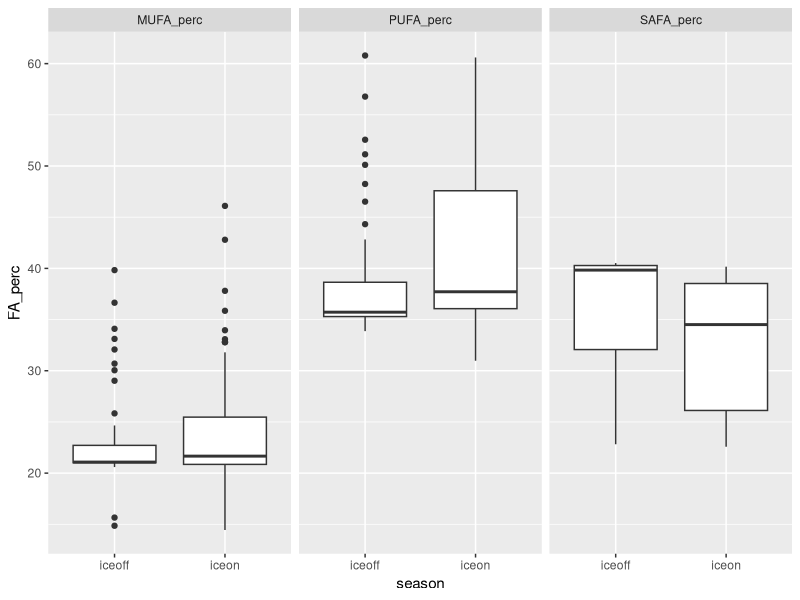
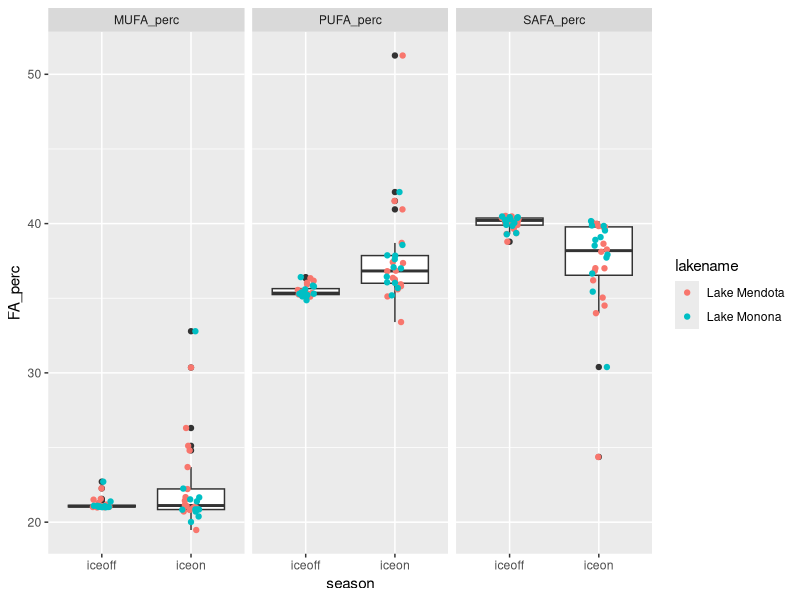
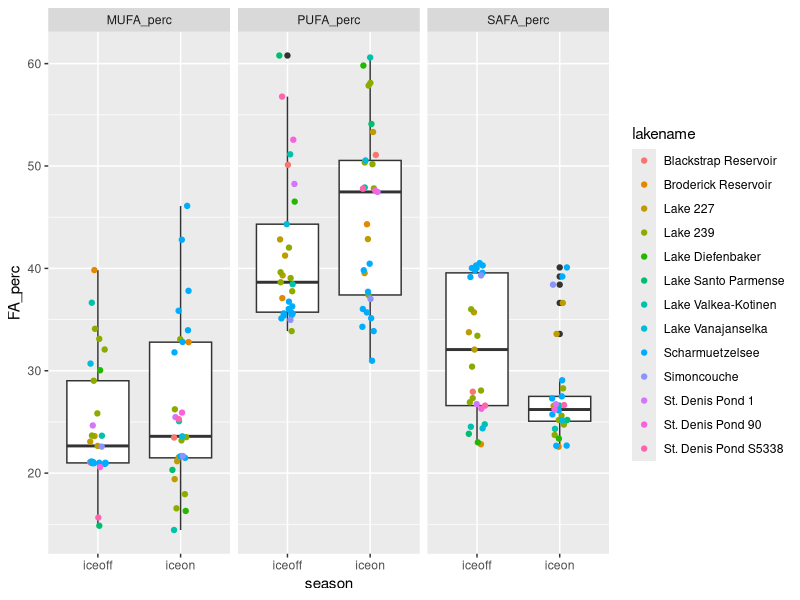
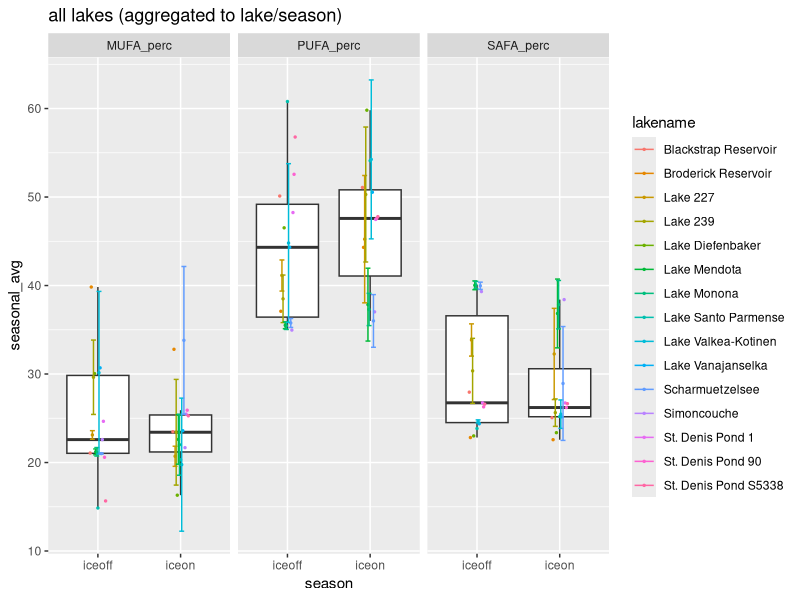
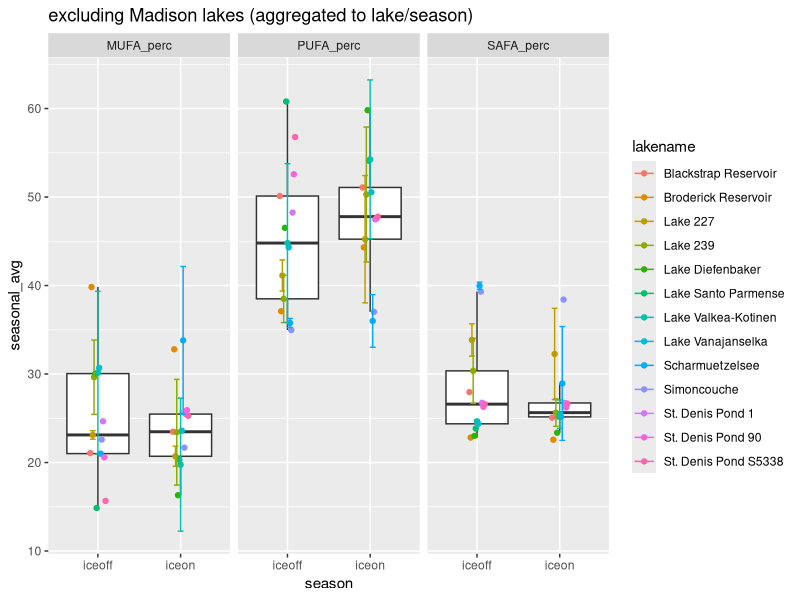
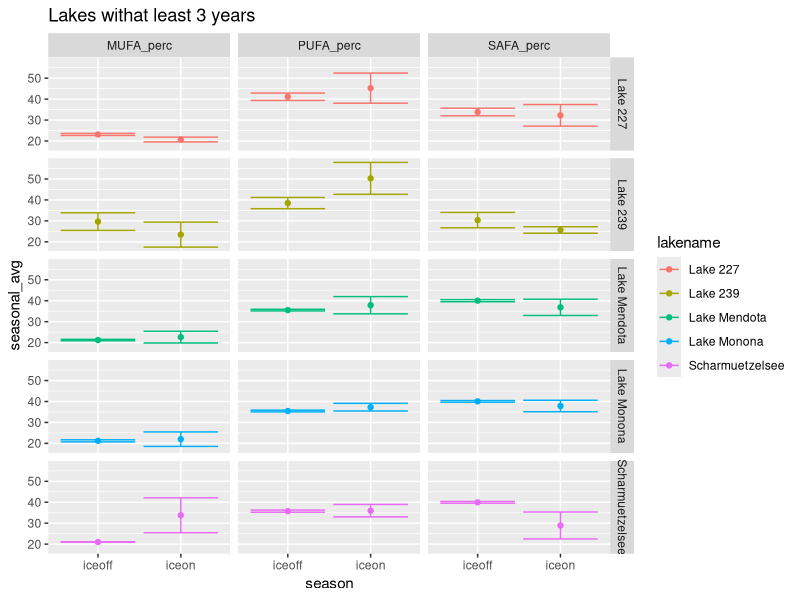
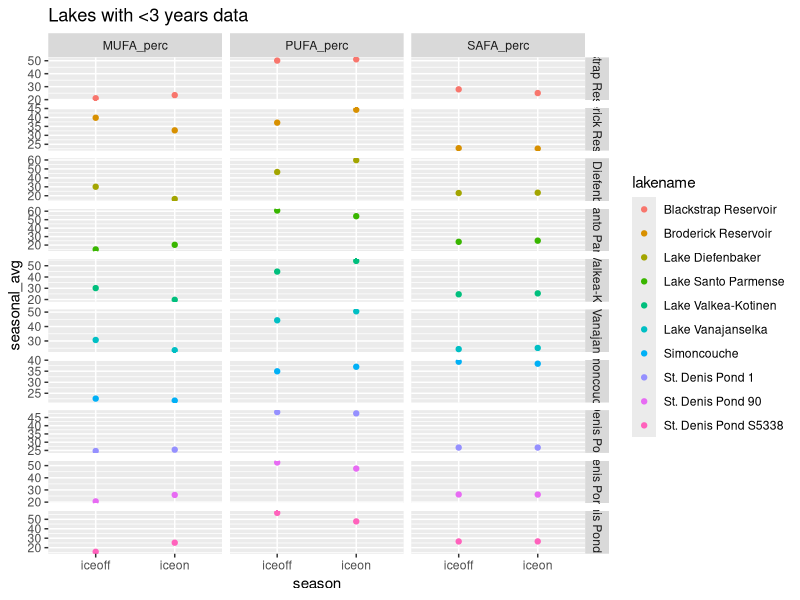
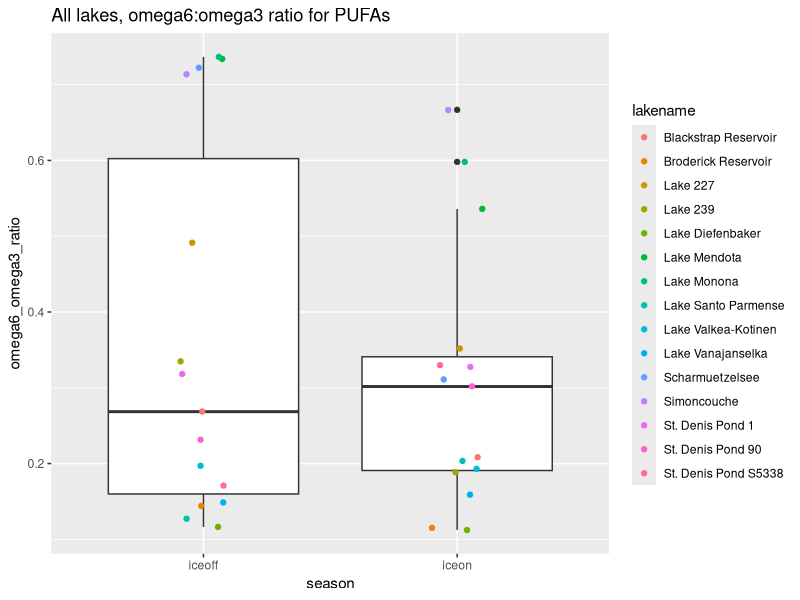

Write R code to recreate these figures, in order.
# Script to look at fatty acids profile under ice vs summer stratification
# uses Hampton et al. ecology under lake ice dataset (ecology letters)
# and Galloway et al PLoS one paper fatty acid dataset

#libraries
library(dplyr)
library(reshape2)
library(tidyr)
library(ggplot2)

#===========================================================================
# ----> read in ecology under lake ice dataset and FA dataset
#===========================================================================

euli_orig <- read.csv("../Data/under_ice_data.csv", stringsAsFactors = FALSE)

fa_orig <- read.csv("../Data/PLoS_supp/S1_Dataset.csv", stringsAsFactors = FALSE)

#===========================================================================
# ----> wrangle ice phyto data
#===========================================================================

euli <- euli_orig %>% 
  #keep only columns of potential interest
  select(year, season, researcher, lakename, stationname, poolstation, lakeregloc, lakecountry,
         startday, startmonth, startyear, endday, endmonth, endyear,
         iceduration, fadata, avesecchidepth, avechla, 
         phytomethod, avephytomass, avephytocount,
         propchloro, propcrypto, propcyano, propdiatom, propdiatom, propotherphyto) %>% 
  #only interested when *not* all NA for phyto props
  filter(!(is.na(propchloro) & is.na(propcrypto) & is.na(propcyano) & 
           is.na(propdiatom) & is.na(propdiatom) & is.na(propotherphyto)))

#some lakes have multiple stations within lake
euli %>% 
  group_by(lakename) %>% 
  summarize(n = n_distinct(stationname)) %>% 
  filter(n > 1) %>% 
  as.data.frame()
#               lakename n
# 1 Blackstrap Reservoir 2
# 2     Lake Diefenbaker 3

euli %>% 
  group_by(lakename) %>% 
  summarize(n = n_distinct(poolstation)) %>% 
  as.data.frame() %>% 
  filter(n > 1)

#1:1 match lakename:poolstation
# filter(euli, lakename %in% c("Blackstrap Reservoir", "Lake Diefenbaker")) %>% select(lakename, stationname, poolstation)

#aggregate to lake/poolstation
euli_lakes_phytos <- euli %>% 
  #start by looking just at pytos, can circle back to incorporate snow/ice/secchi etc.
  select(year, season, lakename, poolstation, 
         propchloro, propcrypto, propcyano, propdiatom, propotherphyto) %>% 
  #group and aggregate
  group_by(lakename, poolstation, year, season) %>% 
  summarize(prop_chloro = mean(propchloro, na.rm = TRUE),
            prop_crypto = mean(propcrypto, na.rm = TRUE),
            prop_cyano = mean(propcyano, na.rm = TRUE),
            prop_diatom = mean(propdiatom, na.rm = TRUE),
            prop_other = mean(propotherphyto, na.rm = TRUE)) %>% 
  ungroup() %>% 
  as.data.frame()
  
summary(euli_lakes_phytos) #40 NA in crypto
str(euli_lakes_phytos) #205

#going to start by using only lakes with *NO NAs* for phytos
euli_phytos_complete <- euli_lakes_phytos %>% 
  filter(!(is.na(prop_chloro) | is.na(prop_crypto) | is.na(prop_cyano) | 
             is.na(prop_diatom) | is.na(prop_other)))
#158 obvs - only "complete" phyto profiles

#24 lakes in total
unique(euli_phytos_complete$lakename) 

#what's the temporal coverage?
#only want ones with matching iceon/iceoff
euli_phytos_complete %>% 
  group_by(lakename) %>% 
  summarize(seasons = n_distinct(season)) %>% 
  as.data.frame() %>% 
  arrange(seasons)

#identity lakes with both seasons per year
multi_seasons <- euli_phytos_complete %>% 
  group_by(lakename, year) %>% 
  summarize(seasons = n_distinct(season)) %>% 
  as.data.frame() %>% 
  arrange(seasons) %>% 
  filter(seasons > 1) %>% 
  mutate(lakeyear = paste(lakename, year, sep = "_"))

#keep only those lake/year/seasons
euli_phytos_complete_matching <- euli_phytos_complete %>% 
  mutate(lakeyear = paste(lakename, year, sep = "_")) %>% 
  filter(lakeyear %in% multi_seasons$lakeyear)

#make sure 1:1 match (i.e., iceon/iceoff in single year for lake - no missing pairs singles)
# euli_phytos_complete_matching %>% 
#   group_by(lakename, year) %>% 
#   summarize(n = n_distinct(season)) %>% 
#   filter(n != 2)
#correct

# filter(euli_phytos_complete, lakename == "Saanajarvi")
# filter(euli, lakename == "Saanajarvi")
#yep...being true to the data, we ignore Saanajarvi
#I think it's actually a goof in the euli data, 
#but moving forward without it...

#check out remaining
str(euli_phytos_complete_matching)
str(unique(euli_phytos_complete_matching$lakename)) 
#15 lakes

#temporal coverage
lake_years <- euli_phytos_complete_matching %>% 
  group_by(lakename) %>% 
  summarize(yrs = n_distinct(year)) %>% 
  arrange(yrs) %>% 
  as.data.frame()
#                lakename yrs
# 1  Blackstrap Reservoir   1
# 2   Broderick Reservoir   1
# 3      Lake Diefenbaker   1
# 4   Lake Santo Parmense   1
# 5     Lake Vanajanselka   1
# 6           Simoncouche   1
# 7      St. Denis Pond 1   1
# 8     St. Denis Pond 90   1
# 9  St. Denis Pond S5338   1
# 10  Lake Valkea-Kotinen   2
# 11             Lake 227   3
# 12             Lake 239   6
# 13      Scharmuetzelsee   9
# 14          Lake Monona  12
# 15         Lake Mendota  16

#may be interested in lakes with >= 3 years down the road
lake_years_3more <- filter(lake_years, yrs >= 3)

#make long to be equivalent to FA data
phytos_long <- euli_phytos_complete_matching %>% 
  select(-poolstation, -lakeyear) %>% 
  melt(id.vars = c("lakename", "year", "season")) %>% 
  rename(phyto_group = variable, prop = value)

#remove prop from group name
phytos_long$phyto_group <- gsub("prop_", "", phytos_long$phyto_group)

unique(phytos_long$phyto_group)
# "chloro"     "crypto"     "cyano"      "diatom"     "other"

#remove "other" phyto and find new total, then recalculate proportions
phyto_long_no_other <- phytos_long %>% 
  #remove "other" phyto group
  filter(phyto_group != "other") %>% 
  #for each lake/year/season (i.e. time point)
  group_by(lakename, year, season) %>% 
  #find new total proportion
  mutate(new_total = sum(prop),
         #find new proportion for phyto groups
         new_prop = prop/new_total) %>% 
  as.data.frame()

# summary(phyto_long_no_other)
# filter(phyto_long_no_other, new_total < 0.1)
# filter(phytos_long, phyto_group == "other" & prop > 0.5) %>% arrange(prop)

phyto_long_no_other <- phyto_long_no_other %>% 
  select(-prop, -new_total) %>% 
  rename(prop = new_prop)

#===========================================================================
# ----> wrangle FA data
#===========================================================================

fa <- fa_orig %>% 
  #only fresh water
  filter(Salinity == 0) %>% 
  #only proportional data
  filter(Data == "prop") %>% 
  #for now, don't care about experimental info
  select(Group, Class, Order, Genus, species,
         sumSAFA, sumMUFA, sumPUFA,
         c18.2w6, c18.3w6, c18.3w3,
         c18.4w3, c18.5w3, 
         c20.4w6, c20.5w3, c22.6w3)

unique(fa$Group)
# "Cyanobacteria" "Chlorophyta"   "Ochrophyta"    "Cryptophyta"   "Dinophyta"     "Euglenozoa"    "Rhodophyta"  

#crosswalk to match euli to FA
fa_equiv <- fa %>% 
  #crypto, chloro, cyano are direct matches
  mutate(fa_group = ifelse(Group == "Cryptophyta", "crypto", NA),
         fa_group = ifelse(Group == "Chlorophyta", "chloro", fa_group),
         fa_group = ifelse(Group == "Cyanobacteria", "cyano", fa_group),
         #diatoms are everything in these 3 classes in FA data
         fa_group = ifelse(Class %in% c("Bacillariophyceae", "Fragilariophyceae", "Coscinodiscophyceae"),
                           "diatom", fa_group))

# fa_equiv %>% 
#   select(Group, fa_group) %>% 
#   unique()
# 
# fa_equiv %>% 
#   select(Group, Class, fa_group) %>% 
#   unique()
#
# fa_equiv %>% group_by(fa_group) %>% summarize(n = n_distinct(Genus)) %>% as.data.frame()
#   fa_group  n
# 1   chloro 13
# 2   crypto  2
# 3    cyano 22
# 4   diatom  8
# 5     <NA> 11


#===========================================================================
# ----> aggregate FA data
#===========================================================================

#aggregate to level of fa_group (average)

fa_group_avgs <- fa_equiv %>% 
  group_by(fa_group) %>% 
  summarize(grp_avg_sumSAFA = mean(sumSAFA, na.rm = TRUE),
            grp_avg_sumMUFA = mean(sumMUFA, na.rm = TRUE),
            grp_avg_sumPUFA = mean(sumPUFA, na.rm = TRUE),
            grp_avg_c18.2w6 = mean(c18.2w6, na.rm = TRUE),
            grp_avg_c18.3w6 = mean(c18.3w6, na.rm = TRUE),
            grp_avg_c18.3w3 = mean(c18.3w3, na.rm = TRUE),
            grp_avg_c18.4w3 = mean(c18.4w3, na.rm = TRUE),
            grp_avg_c18.5w3 = mean(c18.5w3, na.rm = TRUE),
            grp_avg_c20.4w6 = mean(c20.4w6, na.rm = TRUE),
            grp_avg_c20.5w3 = mean(c20.5w3, na.rm = TRUE),
            grp_avg_c22.6w3 = mean(c22.6w3, na.rm = TRUE)) %>% 
  as.data.frame()

# fa_group_avgs

#===========================================================================
# ----> combine EULI and FA datasets
#===========================================================================

head(phyto_long_no_other) #lake, year, season, group, prop
head(fa_group_avgs) #group, FAs

#combine euli and FA - have group, proportion, and FA data
full_dat <- merge(phyto_long_no_other, fa_group_avgs, 
                  by.x = "phyto_group", by.y = "fa_group", 
                  all.x = TRUE)

# From LTER FA script:
# What we want is "what are the average proportions of SAFA, MUFA, PUFA 
# present in the community, irrespective of total biomass?" 
# (i.e. we know there is higher biomass in summer - the Circus Circus buffet)
# SH: pretty sure that what we want then is:(biomass_dry_weight * sumSAFA)/total dry weight
# This is already a proportion (biomass/total) so can do prop * FA

#weight data accordingly
full_dat_weighted <- full_dat %>% 
  #prop phyto (already biomass/total biomass) * prop FA
  mutate(sumSAFA_prop = grp_avg_sumSAFA * prop,
         sumMUFA_prop = grp_avg_sumMUFA * prop, 
         sumPUFA_prop = grp_avg_sumPUFA * prop,
         prop_c18.2w6 = grp_avg_c18.2w6 * prop,
         prop_c18.3w6 = grp_avg_c18.3w6 * prop,
         prop_c18.3w3 = grp_avg_c18.3w3 * prop,
         prop_c18.4w3 = grp_avg_c18.4w3 * prop,
         prop_c18.5w3 = grp_avg_c18.5w3 * prop,
         prop_c20.4w6 = grp_avg_c20.4w6 * prop,
         prop_c20.5w3 = grp_avg_c20.5w3 * prop,
         prop_c22.6w3 = grp_avg_c22.6w3 * prop) %>% 
  #keep only columns of interest
  #for now, only SAFA, MUFA, PUFA
  select(lakename, year, season, phyto_group, 
         sumSAFA_prop, sumMUFA_prop, sumPUFA_prop,
         prop_c18.2w6,prop_c18.3w6,  prop_c18.3w3,
         prop_c18.4w3, prop_c18.5w3,
         prop_c20.4w6, prop_c20.5w3, 
         prop_c22.6w3)

# full_dat_weighted %>% 
#   group_by(lakename, year, season) %>% 
#   summarize(totSAFA = sum(sumSAFA_prop, na.rm = TRUE),
#             totMUFA = sum(sumMUFA_prop, na.rm = TRUE),
#             totPUFA = sum(sumPUFA_prop, na.rm = TRUE),
#             total = totSAFA + totMUFA + totPUFA) %>% 
#   as.data.frame() %>% 
#   summary()


#sum within lake/time point (get community-level FA)
full_dat_weighted_comm <- full_dat_weighted %>% 
  group_by(lakename, year, season) %>% 
  #sum across phyto groups
  summarize(MUFA_perc = sum(sumMUFA_prop, na.rm = TRUE),
            PUFA_perc = sum(sumPUFA_prop, na.rm = TRUE),
            SAFA_perc = sum(sumSAFA_prop, na.rm = TRUE),
            perc_c18.2w6 = sum(prop_c18.2w6, na.rm = TRUE),
            perc_c18.3w6 = sum(prop_c18.3w6, na.rm = TRUE),
            perc_c18.3w3 = sum(prop_c18.3w3, na.rm = TRUE),
            perc_c18.4w3 = sum(prop_c18.4w3, na.rm = TRUE),
            perc_c18.5w3 = sum(prop_c18.5w3, na.rm = TRUE),
            perc_c20.4w6 = sum(prop_c20.4w6, na.rm = TRUE),
            perc_c20.5w3 = sum(prop_c20.5w3, na.rm = TRUE),
            perc_c22.6w3 = sum(prop_c22.6w3, na.rm = TRUE)) %>% 
  as.data.frame()

#this format matches LTER_FA_20180217 
#(detailed look at lakes ME/MO)

head(full_dat_weighted_comm)

#make a verion with one point per lake/season (aggregate across years)
#include standard deviation as measure of variance, as well as count
full_dat_weighted_comm_agg <- full_dat_weighted_comm %>% 
  group_by(lakename, season) %>% 
  #using __ so can separate later
  summarize(n_years = n_distinct(year),
            seasonal_avg__MUFA_perc = mean(MUFA_perc, na.rm = TRUE),
            sd__MUFA_perc = sd(MUFA_perc, na.rm = TRUE),
            seasonal_avg__PUFA_perc = mean(PUFA_perc, na.rm = TRUE),
            sd__PUFA_perc = sd(PUFA_perc, na.rm = TRUE),
            seasonal_avg__SAFA_perc = mean(SAFA_perc, na.rm = TRUE),
            sd__SAFA_perc = sd(SAFA_perc, na.rm = TRUE),
            
            seasonal_avg__c18.2w6 = mean(perc_c18.2w6, na.rm = TRUE),
            seasonal_avg__c18.3w6 = mean(perc_c18.3w6, na.rm = TRUE),
            seasonal_avg__c18.3w3 = mean(perc_c18.3w3, na.rm = TRUE),
            seasonal_avg__c18.4w3 = mean(perc_c18.4w3, na.rm = TRUE),
            seasonal_avg__c18.5w3 = mean(perc_c18.5w3, na.rm = TRUE),
            seasonal_avg__c20.4w6 = mean(perc_c20.4w6, na.rm = TRUE),
            seasonal_avg__c20.5w3 = mean(perc_c20.5w3, na.rm = TRUE),
            seasonal_avg__c22.6w3 = mean(perc_c22.6w3, na.rm = TRUE),
            
            sd__c18.2w6 = sd(perc_c18.2w6, na.rm = TRUE),
            sd__c18.3w6 = sd(perc_c18.3w6, na.rm = TRUE),
            sd__c18.3w3 = sd(perc_c18.3w3, na.rm = TRUE),
            sd__c18.4w3 = sd(perc_c18.4w3, na.rm = TRUE),
            sd__c18.5w3 = sd(perc_c18.5w3, na.rm = TRUE),
            sd__c20.4w6 = sd(perc_c20.4w6, na.rm = TRUE),
            sd__c20.5w3 = sd(perc_c20.5w3, na.rm = TRUE),
            sd__c22.6w3 = sd(perc_c22.6w3, na.rm = TRUE)) %>% 
  as.data.frame()



















#===========================================================================
# ----> look at ALL lakes/years/seasons (MUFA/PUFA/SAFA)
#===========================================================================

#make long for plotting
dat_long_full_points <- full_dat_weighted_comm %>% 
  melt(id.vars = c("lakename", "year", "season")) %>% 
  rename(FA_type = variable, FA_perc = value)

# ----> plot for all lakes
ggplot(filter(dat_long_full_points, FA_type %in% c("MUFA_perc", "PUFA_perc", "SAFA_perc")),
              aes(season, FA_perc)) +
  geom_boxplot() +
  #geom_jitter(aes(color = lakename), width = 0.1, size = 1) +
  facet_wrap(~FA_type)

#what do anovas say for all lakes?
mufa1 <- aov(FA_perc ~ season, dat = filter(dat_long_full_points, FA_type == "MUFA_perc"))
summary(mufa1) #p=0.417

pufa1 <- aov(FA_perc ~ season, dat = filter(dat_long_full_points, FA_type == "PUFA_perc"))
summary(pufa1) #p=0.962

safa1 <- aov(FA_perc ~ season, dat = filter(dat_long_full_points, FA_type == "SAFA_perc"))
summary(safa1) #p=0.0255 *
#SAFA signif higher in summer


# ----> check just ME/MO 
ggplot(filter(dat_long_full_points, lakename %in% c("Lake Mendota", "Lake Monona") &
                FA_type %in% c("MUFA_perc", "PUFA_perc", "SAFA_perc")), 
       aes(season, FA_perc)) +
  geom_boxplot() +
  geom_jitter(aes(color = lakename), width = 0.1) +
  facet_wrap(~FA_type)
#SAFA more extreme


# ----> removing ME/MO
ggplot(filter(dat_long_full_points, !(lakename %in% c("Lake Mendota", "Lake Monona")) &
                FA_type %in% c("MUFA_perc", "PUFA_perc", "SAFA_perc")), 
       aes(season, FA_perc)) +
  geom_boxplot() +
  geom_jitter(aes(color = lakename), width = 0.1) +
  facet_wrap(~FA_type)
#pretty wide spread

#what do anovas say when remove ME/MO?
mufa2 <- aov(FA_perc ~ season, dat = filter(dat_long_full_points, FA_type == "MUFA_perc" &
                                              !(lakename %in% c("Lake Mendota", "Lake Monona"))))
summary(mufa2) #p=0.324

pufa2 <- aov(FA_perc ~ season, dat = filter(dat_long_full_points, FA_type == "PUFA_perc" &
                                              !(lakename %in% c("Lake Mendota", "Lake Monona"))))
summary(pufa2) #p=0.962

safa2 <- aov(FA_perc ~ season, dat = filter(dat_long_full_points, FA_type == "SAFA_perc" &
                                              !(lakename %in% c("Lake Mendota", "Lake Monona"))))
summary(safa2) #p=0.0859
#none signif


#===========================================================================
# ----> look at lakes aggregated to seasons across years (MUFA/PUFA/SAFA)
#===========================================================================

#make long
dat_long_seasonal_points <- full_dat_weighted_comm_agg %>% 
  #make long
  melt(id.vars = c("lakename", "season", "n_years")) %>% 
  #split variable column name
  separate(variable, into = c("agg_type", "FA_type"), sep = "__") %>% 
  #make wide so have column for avg and sd
  dcast(lakename + season + n_years + FA_type ~ agg_type, value.var = "value")
  
# ----> plot for all lakes
ggplot(filter(dat_long_seasonal_points, FA_type %in% c("MUFA_perc", "PUFA_perc", "SAFA_perc")),
              aes(season, seasonal_avg)) +
  #ignore outlier sofr boxplots only
  geom_boxplot(outlier.shape = NA) +
  geom_point(aes(group = lakename, color = lakename), position = position_dodge(width = 0.2), size = 0.5) +
  geom_errorbar(aes(x = season, ymin = seasonal_avg - sd, ymax = seasonal_avg + sd,
                    color = lakename, 
                    group = lakename),
                position = position_dodge(width = 0.2)) +
  # geom_pointrange(aes(x = season, y = seasonal_avg, 
  #                     ymin = seasonal_avg - sd, ymax = seasonal_avg + sd)) +
  facet_wrap(~FA_type) +
  ggtitle("all lakes (aggregated to lake/season)")

#anova for all lakes, aggregate to one point per lake/season across years
mufa3 <- aov(seasonal_avg ~ season, dat = filter(dat_long_seasonal_points, FA_type == "MUFA_perc"))
summary(mufa3) #p=0.949

pufa3 <- aov(seasonal_avg ~ season, dat = filter(dat_long_seasonal_points, FA_type == "PUFA_perc"))
summary(pufa3) #p=0.709

safa3 <- aov(seasonal_avg ~ season, dat = filter(dat_long_seasonal_points, FA_type == "SAFA_perc"))
summary(safa3) #p=0.374
#none signif

# ----> ignore mendota/monona
ggplot(filter(dat_long_seasonal_points, 
              FA_type %in% c("MUFA_perc", "PUFA_perc", "SAFA_perc") &
                !(lakename %in% c("Lake Mendota", "Lake Monona"))), 
              aes(season, seasonal_avg)) +
  geom_boxplot(outlier.shape = NA) +
  geom_point(aes(color = lakename, group = lakename), position = position_dodge(width = 0.2)) +
  geom_errorbar(aes(x = season, ymin = seasonal_avg - sd, ymax = seasonal_avg + sd,
                    color = lakename, group = lakename),
                position = position_dodge(width = 0.2)) +
  facet_wrap(~FA_type) +
  ggtitle("excluding Madison lakes (aggregated to lake/season)")

mufa4 <- aov(seasonal_avg ~ season, dat = filter(dat_long_seasonal_points, FA_type == "MUFA_perc" & 
                                              !(lakename %in% c("Lake Mendota", "Lake Monona"))))
summary(mufa4) #p=0.959

pufa4 <- aov(seasonal_avg ~ season, dat = filter(dat_long_seasonal_points, FA_type == "PUFA_perc" &
                                              !(lakename %in% c("Lake Mendota", "Lake Monona"))))
summary(pufa4) #p=0.716

safa4 <- aov(seasonal_avg ~ season, dat = filter(dat_long_seasonal_points, FA_type == "SAFA_perc" &
                                              !(lakename %in% c("Lake Mendota", "Lake Monona"))))
summary(safa4) #p=0.346
#none signif


# ----> lakes with >3 years matching
ggplot(filter(dat_long_seasonal_points, 
              FA_type %in% c("MUFA_perc", "PUFA_perc", "SAFA_perc") &
              lakename %in% lake_years_3more$lakename), 
       aes(season, seasonal_avg)) +
  geom_point(aes(color = lakename, group = lakename), position = position_dodge(width = 0.2)) +
  geom_errorbar(aes(x = season, ymin = seasonal_avg - sd, ymax = seasonal_avg + sd,
                    color = lakename, group = lakename),
                position = position_dodge(width = 0.2)) +
  facet_grid(lakename~FA_type) +
  ggtitle("Lakes withat least 3 years")
#not seeing really consistent trends


# ----> just the <3 years lakes
ggplot(filter(dat_long_seasonal_points, 
              FA_type %in% c("MUFA_perc", "PUFA_perc", "SAFA_perc") &
                !(lakename %in% lake_years_3more$lakename)), 
       aes(season, seasonal_avg)) +
  geom_point(aes(color = lakename, group = lakename), position = position_dodge(width = 0.2)) +
  facet_grid(lakename~FA_type, scales = "free") +
  ggtitle("Lakes with <3 years data")

#not seeing consistent trends

#===========================================================================
# ----> lakes aggregated to seasons across years (C omegas)
#===========================================================================

head(full_dat_weighted_comm_agg)
summary(dat_long_seasonal_points)

#per AG: look at ratio of omega 6 to omega 3 PUFAs
#per MM: look at long chain C PUFAs:SAFA ratio
#(AG defines long chain as 20+ C, so here 20 and 22 Cs)

#unique(dat_long_seasonal_points$FA_type)
# "c18.2w6"   "c18.3w3"   "c18.3w6"   "c18.4w3"   "c18.5w3"   "c20.4w6"   "c20.5w3"   "c22.6w3" 


# tag PUFAs as short or long chain, omega 3 or omega 6
# dat_long_seasonal_C <- dat_long_seasonal_points %>% 
#   #if c20 or c22, identify as long chain - default is NA
#   #if c18, short chain
#   mutate(c_chain = ifelse(grepl("c20*", FA_type)==TRUE | grepl("c22*", FA_type)==TRUE, 
#                              "long", NA),
#          c_chain = ifelse(grepl("c18*", FA_type)==TRUE, "short", c_chain)) %>% 
#   #identify whether omega 3 or omega 6
#   mutate(omega_num = ifelse(grepl("*w3", FA_type)==TRUE, "omega_three", NA),
#          omega_num = ifelse(grepl("*w6", FA_type)==TRUE, "omega_six", omega_num))

# dat_long_seasonal_C %>% select(FA_type, c_chain) %>% unique() %>% arrange(c_chain)
# dat_long_seasonal_C %>% select(FA_type, omega_num) %>% unique() %>% arrange(omega_num)

#recall: everything in seasonal_avg is a percentage
#so can sum up percentage of C omega types within PUFA
#(should double check that sum c omegas !> sum PUFA)

# dat_long_seasonal_C <- dat_long_seasonal_C %>% 
#   group_by(lakename, season, omega_num) %>% 
#   mutate(total_omega = sum(seasonal_avg, na.rm = TRUE)) %>% 
#   ungroup() %>% 
#   group_by(lakename, season, c_chain) %>% 
#   mutate(total_chain = sum(seasonal_avg, na.rm = TRUE)) %>% 
#   ungroup() %>% 
#   as.data.frame()


#find omega and long/short chain totals
dat_seasonal_C <- full_dat_weighted_comm_agg %>% 
  #total omega 3 prop of PUFAs
  mutate(total_omega3 = seasonal_avg__c18.3w3 + 
                        seasonal_avg__c18.4w3 + 
                        seasonal_avg__c18.5w3 + 
                        seasonal_avg__c20.5w3 + 
                        seasonal_avg__c22.6w3,
         #total omega 6 prop of PUFAs
         total_omega6 = seasonal_avg__c18.2w6 + 
                        seasonal_avg__c18.3w6 + 
                        seasonal_avg__c20.4w6,
         #total short chain PUFAs (<20 C)
         total_short_chain = seasonal_avg__c18.2w6 +
                       seasonal_avg__c18.3w6 +
                       seasonal_avg__c18.3w3 +
                       seasonal_avg__c18.4w3 +
                       seasonal_avg__c18.5w3,
         #total long chain PUFAs (AG defined as >= 20 C)
         total_long_chain = seasonal_avg__c20.4w6 +
                       seasonal_avg__c20.5w3 +
                       seasonal_avg__c22.6w3)

#find omega6:omega3 for PUFAs and long chain PUFAs:SAFA
dat_seasonal_C_ratios <- dat_seasonal_C %>% 
  mutate(omega6_omega3_ratio = total_omega6/total_omega3,
         #may want just long chain PUFA down the road (%)
         longchainPUFA = (total_long_chain * seasonal_avg__PUFA_perc)/100,
         #total long chain is % of PUFAs that are long chain
         #divide by PUFAs prop to get ratio with SAFA
         #(i.e., proportion of ALL FATTY ACIDS that are long chain PUFAs compared to SAFA prop)
         longchainPUFA_SAFA = longchainPUFA/ seasonal_avg__SAFA_perc)

  
# ----> omega6:omega3 of PUFAs
ggplot(dat_seasonal_C_ratios, aes(season, omega6_omega3_ratio)) +
  geom_boxplot() +
  geom_jitter(aes(color = lakename), width = 0.1) +
  ggtitle("All lakes, omega6:omega3 ratio for PUFAs")

mod1 <- aov(omega6_omega3_ratio ~ season, dat = dat_seasonal_C_ratios)
summary(mod1) #p=0.487

ggplot(dat_seasonal_C_ratios, aes(total_omega6, total_omega3)) +
  geom_point(aes(color = lakename)) +
  #geom_smooth() +
  facet_wrap(~season) +
  ggtitle("omega6 vs omega3 for all lakes")

  
# ----> long chain PUFA:SAFA
ggplot(dat_seasonal_C_ratios, aes(season, longchainPUFA_SAFA)) +
  geom_boxplot() +
  geom_jitter(aes(color = lakename), width = 0.1) +
  ggtitle("All lakes, long chain (>=20 C) PUFA : SAFA")

mod2 <- aov(longchainPUFA_SAFA ~ season, dat = dat_seasonal_C_ratios)
summary(mod2) #p=0.7
  
ggplot(dat_seasonal_C_ratios, 
       aes(longchainPUFA, seasonal_avg__SAFA_perc)) +
  geom_point(aes(color = lakename)) +
  #geom_smooth(method = "lm") +
  facet_wrap(~season) +
  ggtitle("long chain (>=20 C) PUFA vs SAFA")


#===========================================================================
# ----> C omegas log transformed
#=========================================================================== 

# ----> log(omega6:omega3) of PUFAs
ggplot(dat_seasonal_C_ratios, aes(season, log(omega6_omega3_ratio))) +
  geom_boxplot() +
  geom_jitter(aes(color = lakename), width = 0.1) +
  ggtitle("All lakes, log(omega6:omega3) ratio for PUFAs")

mod1 <- aov(log(omega6_omega3_ratio) ~ season, dat = dat_seasonal_C_ratios)
summary(mod1) #p=0.706
#not seeing seasonal difference in logged omega ratio

ggplot(dat_seasonal_C_ratios, aes(log(total_omega6), log(total_omega3))) +
  geom_point(aes(color = lakename)) +
  facet_wrap(~season) +
  ggtitle("logged omega6 vs omega3 for all lakes")
#when log omegas, do see positive linear trend
#which means...?

linmod2 <- lm(log(total_omega3) ~ log(total_omega6), dat = dat_seasonal_C_ratios)
summary(linmod2) #0.0164 * 
#signif positive linear trend - increase in (log) omega6, increase in (log) omega3

#ratio of logged
ggplot(dat_seasonal_C_ratios, aes(season, (log(total_omega6)/log(total_omega3)))) +
  geom_boxplot() +
  geom_jitter(aes(color = lakename), width = 0.1) +
  ggtitle("All lakes, ratio of logged omegas for PUFAs")

mod1 <- aov((log(total_omega6)/log(total_omega3)) ~ season, dat = dat_seasonal_C_ratios)
summary(mod1) #p=0.829
#ratio of logged more challenging to interpret, but non-signif


# ----> long chain PUFA:SAFA
ggplot(dat_seasonal_C_ratios, aes(season, log(longchainPUFA_SAFA))) +
  geom_boxplot() +
  geom_jitter(aes(color = lakename), width = 0.1) +
  ggtitle("All lakes, log(long chain (>=20 C) PUFA : SAFA)")

mod3 <- aov(log(longchainPUFA_SAFA) ~ season, dat = dat_seasonal_C_ratios)
summary(mod3) #p=0.894

ggplot(dat_seasonal_C_ratios, 
       aes(log(longchainPUFA), log(seasonal_avg__SAFA_perc))) +
  geom_point(aes(color = lakename)) +
  #geom_smooth(method = "lm") +
  facet_wrap(~season) +
  ggtitle("logged long chain (>=20 C) PUFA vs SAFA")

linmod3 <- lm(log(seasonal_avg__SAFA_perc) ~ log(longchainPUFA), dat = dat_seasonal_C_ratios)
summary(linmod3) #0.821
